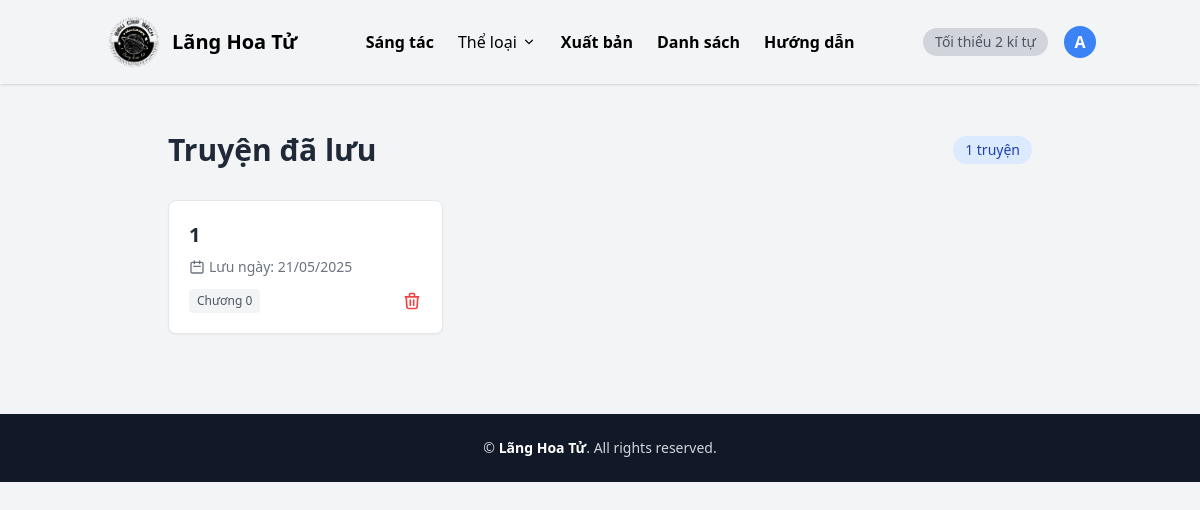
Screenshot of /users/saved/ (signed in) with the database file from the repository.
### users/models.py (models this page shows, shortened)
class User(AbstractUser):
    avatar = models.ImageField(upload_to='avatars/', null=True, blank=True)
    bio = models.TextField(blank=True)
    is_author = models.BooleanField(default=False)

### novels/models.py (models this page shows, shortened)
class SavedNovel(models.Model):
    user = models.ForeignKey(settings.AUTH_USER_MODEL, on_delete=models.CASCADE, related_name='saved_novels')
    novel = models.ForeignKey('Novel', on_delete=models.CASCADE, related_name='saved_by_users')
    saved_at = models.DateTimeField(auto_now_add=True)
    class Meta:
        unique_together = ('user', 'novel')

class Novel(models.Model):
    STATUS_CHOICES = [
        ('ongoing', 'Đang tiến hành'),
        ('completed', 'Hoàn thành'),
    ]
    title = models.CharField(max_length=255)
    description = models.TextField(blank=True)
    author = models.CharField(max_length=255, blank=True)
    cover_image = models.ImageField(upload_to='uploads/covers/', blank=True, null=True)
    status = models.CharField(max_length=10, choices=STATUS_CHOICES, default='ongoing')
    genres = models.ManyToManyField(Genre, related_name='novels')
    uploaded_by = models.ForeignKey(settings.AUTH_USER_MODEL, on_delete=models.CASCADE, related_name='uploaded_novels', null=True)
    created_at = models.DateTimeField(auto_now_add=True)
    updated_at = models.DateTimeField(auto_now=True)

### users/views.py (the view)
# urls.py: path('saved/', views.saved_novels, name='saved_novels'),
@login_required
def saved_novels(request):
    saved = request.user.saved_novels.select_related('novel')
    return render(request, 'users/saved.html', {'saved_novels': saved})

### novels/context_processors.py (called while the page is built)
def genres_processor(request):
    return {'genres': Genre.objects.all()}

### templates/users/saved.html (shortened to what this page needs)
{% extends 'index.html' %}
{% block content %}
<div class="max-w-4xl mx-auto px-4 py-8">
  <div class="flex items-center justify-between mb-8">
    <h2 class="text-3xl font-bold text-gray-800">Truyện đã lưu</h2>
    <span class="bg-blue-100 text-blue-800 text-sm font-medium px-3 py-1 rounded-full">
      {{ saved_novels.count }} truyện
    </span>
  </div>
  {% if saved_novels %}
  <div class="grid gap-5 md:grid-cols-2 lg:grid-cols-3">
    {% for saved in saved_novels %}
    <div class="bg-white rounded-lg border border-gray-200 shadow-sm overflow-hidden hover:shadow-md transition-shadow duration-300">
      <a href="{% url 'novels:novel_detail' saved.novel.id %}">
        <div class="p-5">
          <h3 class="text-xl font-bold text-gray-800 mb-2 hover:text-blue-600 transition-colors line-clamp-2">
            {{ saved.novel.title }}
          </h3>
          <div class="flex items-center text-sm text-gray-500 mb-3">
            <svg xmlns="http://www.w3.org/2000/svg" class="h-4 w-4 mr-1" fill="none" viewBox="0 0 24 24" stroke="currentColor">
              <path stroke-linecap="round" stroke-linejoin="round" stroke-width="2" d="M8 7V3m8 4V3m-9 8h10M5 21h14a2 2 0 002-2V7a2 2 0 00-2-2H5a2 2 0 00-2 2v12a2 2 0 002 2z" />
            </svg>
            Lưu ngày: {{ saved.saved_at|date:"d/m/Y" }}
          </div>
          <div class="flex justify-between items-center">
            <span class="text-xs px-2 py-1 bg-gray-100 text-gray-600 rounded">
              Chương {{ saved.novel.latest_chapter.number|default:"0" }}
            </span>
            <button class="text-red-500 hover:text-red-700 transition-colors">
              <svg xmlns="http://www.w3.org/2000/svg" class="h-5 w-5" fill="none" viewBox="0 0 24 24" stroke="currentColor">
                <path stroke-linecap="round" stroke-linejoin="round" stroke-width="2" d="M19 7l-.867 12.142A2 2 0 0116.138 21H7.862a2 2 0 01-1.995-1.858L5 7m5 4v6m4-6v6m1-10V4a1 1 0 00-1-1h-4a1 1 0 00-1 1v3M4 7h16" />
              </svg>
            </button>
          </div>
        </div>
      </a>
    </div>
    {% endfor %}
  </div>
  {% endif %}
</div>
{% endblock %}

### templates/partials/header.html (shortened to what this page needs)
<nav class="bg-gray-100 text-black shadow" x-data="{ open: false, categoryOpen: false, userMenu: false }">
    <div class="container mx-auto px-4 py-3 flex items-center justify-between">
        <a href="{% url 'novels:novel_list' %}" class="text-xl font-semibold flex items-center gap-2">
            <img src="../../static/langhoatu.png" alt="" width="60">
        <span>Lãng Hoa Tử</span>
        </a>
        <div class="hidden lg:flex items-center gap-6">
            <a href="#" class="font-semibold hover:underline">Sáng tác</a>
            <div class="relative" x-data="{ categoryOpen: false }">
                <button @click="categoryOpen = !categoryOpen" class="flex items-center gap-1 hover:text-blue-600 transition">
                    Thể loại
                    <svg class="w-4 h-4" fill="currentColor" viewBox="0 0 20 20">
                    <path fill-rule="evenodd"
                        d="M5.23 7.21a.75.75 0 011.06.02L10 10.94l3.71-3.71a.75.75 0 111.06 1.06l-4.24 4.24a.75.75 0 01-1.06 0L5.23 8.29a.75.75 0 01.02-1.06z"
                        clip-rule="evenodd" />
                    </svg>
                </button>
            </div>
            <a href="#" class="font-semibold hover:underline">Xuất bản</a>
            <a href="#" class="font-semibold hover:underline">Danh sách</a>
            <a href="#" class="font-semibold hover:underline">Hướng dẫn</a>
        </div>
        <div class="flex items-center gap-4">
            <div class="bg-gray-300 rounded-full px-3 py-1 text-sm text-gray-600">
                Tối thiểu 2 kí tự
            </div>
            <div class="relative" x-data="{ userMenu: false }">
                <button @click="userMenu = !userMenu" class="focus:outline-none">
                    {% if user.is_authenticated %}
                        {% if user.avatar %}
                            <img src="{{ user.avatar.url }}" alt="avatar" class="w-8 h-8 rounded-full object-cover">
                        {% else %}
                            <div class="w-8 h-8 bg-blue-500 rounded-full flex items-center justify-center font-bold text-white uppercase">
                                {{ user.username|first }}
                            </div>
                        {% endif %}
                    {% endif %}
                </button>
            </div>
        </div>
    </div>
</nav>

### rows the page displays
User: username|first "A"
SavedNovel: novel "1", saved_at "21/05/2025", novel.latest_chapter.number "0"

### other values shown
{{ saved_novels.count }} "1"
